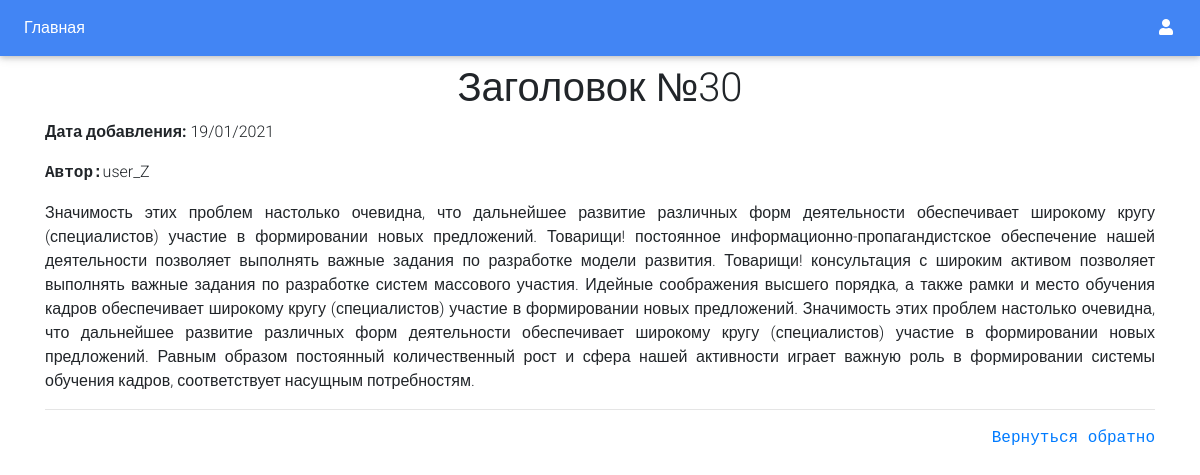
The page /30/ on the database its author committed.
### main/models.py (models this page shows, shortened)
class Notes(models.Model):
    title = models.CharField('Заголовок', max_length=255, unique=True)
    date = models.DateTimeField('Дата создания заметки', auto_now_add=True)
    text = models.TextField("Текст заметки")
    author = models.ForeignKey(Users, on_delete=models.CASCADE, verbose_name='Автор заметки')
    class Meta:
        db_table = 'notes'
        verbose_name = 'Note'
        verbose_name_plural = 'Notes'
        ordering = ['-date']

### accounts/models.py (models this page shows, shortened)
class Users(models.Model):
    user = models.OneToOneField(User, verbose_name='Профиль пользователя', on_delete=models.CASCADE)
    date_birth = models.DateField("Дата рождения", blank=True, null=True)
    status = models.CharField("Статус", max_length=140, blank=True, null=True)
    bio = models.TextField("Информация о себе", blank=True, null=True)
    def __str__(self) -> str:
        return '{}'.format(self.user)
    class Meta:
        verbose_name = 'User'
        verbose_name_plural = 'Users'

### main/views.py (the view)
# urls.py: path('<int:pk>/', views.NotesDetailView.as_view(), name='detail_blog'),
class NotesDetailView(DetailView):
    model = models.Notes
    template_name = 'detail_blog.html'

### main/templates/detail_blog.html (shortened to what this page needs)
{% extends "base.html" %}
{% block content %}
<div class="container py-2">
  <h1 class="text-center">{{ object.title }}</h1>
  <p><span class="font-weight-bold">Дата добавления:</span> {{ object.date|date:'d/m/Y' }}</p>
  <p><span class="font-weight-bold text-monospace">Автор:</span>{{ object.author }}</p>
  <p class="text-justify">{{ object.text }}</p>
  <hr>
  <p class="text-right text-monospace"><a href="{% url 'main:index_blog' %}">Вернуться обратно</a></p>
</div>
{% endblock content %}

### rows shown on the page
Notes: title "Заголовок №30", date "19/01/2021", author "user_Z", text "Значимость этих проблем настолько очевидна, что дальнейшее развитие различных форм деятельности обеспечивает широкому кругу (специалистов) участие в формировании новых предложений. Товарищи! постоянное информационно-пропагандистское обеспечение нашей деятельности позволяет выполнять важные задания по разработке модели развития. Товарищи! консультация с широким активом позволяет выполнять важные задания по разработке систем массового участия. Идейные соображения высшего порядка, а также рамки и место обучения кадров обеспечивает широкому кругу (специалистов) участие в формировании новых предложений. Значимость этих проблем настолько очевидна, что дальнейшее развитие различных форм…"
